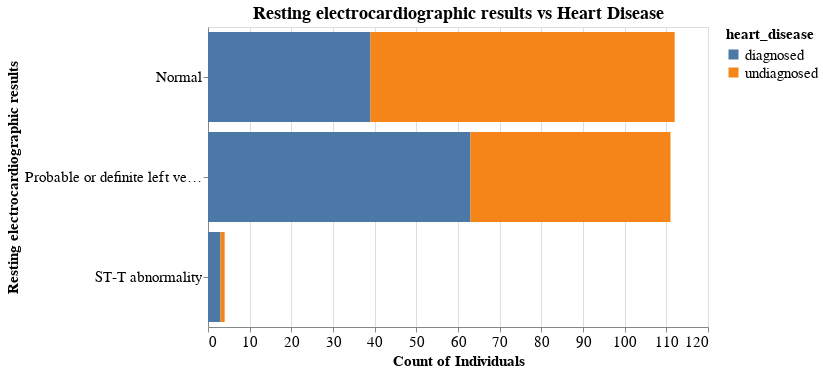

Source (notebook cell):
### Markdown cell above
The proportions of diagnosed and undiagnosed seem similar in both categories, so we will regard this as little to no correlation for now.

### Code cell
# replace the values of resting_electrocardiographic_results
heart_disease_train["resting_electrocardiographic_results"] = heart_disease_train[
    "resting_electrocardiographic_results"].replace({
    0: 'Normal',
    1: 'ST-T abnormality',
    2: 'Probable or definite left ventricular hypertrophy',
})

restecg_graph = (
    alt.Chart(heart_disease_train, title = "Resting electrocardiographic results vs Heart Disease")  
    .mark_bar()
    .encode(
        x=alt.X("count()", title= "Count of Individuals"), color="heart_disease",
        y=alt.Y("resting_electrocardiographic_results:N", title= "Resting electrocardiographic results"), 
    ).properties(width=500, height=300)
    .configure_title(fontSize=18)
    .configure_axis(titleFontSize=15, labelFontSize=15)
    .configure_legend(titleFontSize=15, labelFontSize=15)
)

restecg_graph

### Figure 1 — Vega-Lite specification as saved in the notebook (floating-point values rounded to 4 significant figures; data arrays with more than 128 entries replaced by an {"elided": "..."} marker saying what was removed)
{"config": {"view": {"continuousWidth": 400, "continuousHeight": 300}, "axis": {"labelFontSize": 15, "titleFontSize": 15}, "legend": {"labelFontSize": 15, "titleFontSize": 15}, "title": {"fontSize": 18}}, "data": {"name": "data-4061c3af938dcdd10c6a331c80233b3a"}, "mark": "bar", "encoding": {"color": {"field": "heart_disease", "type": "nominal"}, "x": {"aggregate": "count", "title": "Count of Individuals", "type": "quantitative"}, "y": {"field": "resting_electrocardiographic_results", "title": "Resting electrocardiographic results", "type": "nominal"}}, "height": 300, "title": "Resting electrocardiographic results vs Heart Disease", "width": 500, "$schema": "https://vega.github.io/schema/vega-lite/v4.17.0.json", "datasets": {"data-4061c3af938dcdd10c6a331c80233b3a": {"elided": "227 records"}}}
